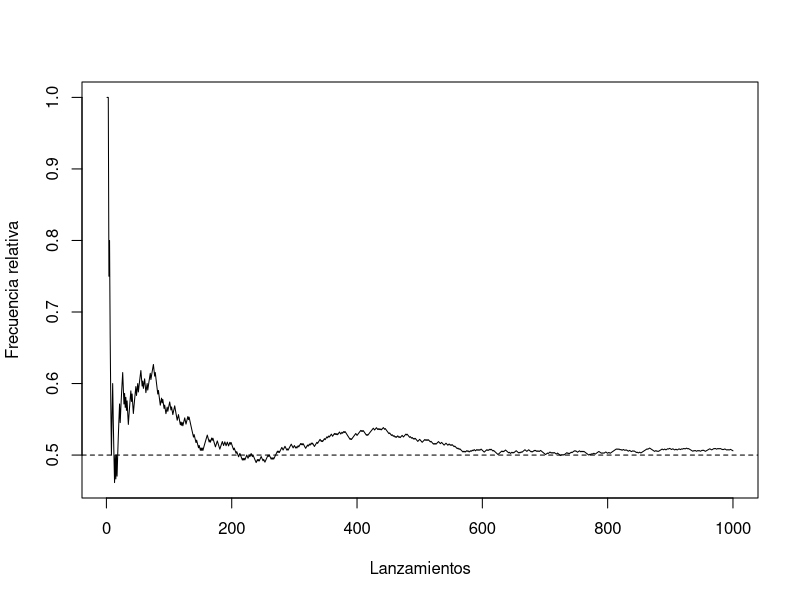

R code for this plot:
## ---- chunk 1
set.seed(123)
n <- 1000
lanzamientos <- sample(c("cara","cruz"), n, replace = TRUE)
mean(lanzamientos == "cara")
## ---- chunk 2
frecuencia <- cumsum(lanzamientos == "cara")/seq_len(n)
plot(frecuencia, type="l", xlab="Lanzamientos", ylab="Frecuencia relativa")
abline(h=.5, lty=2)
